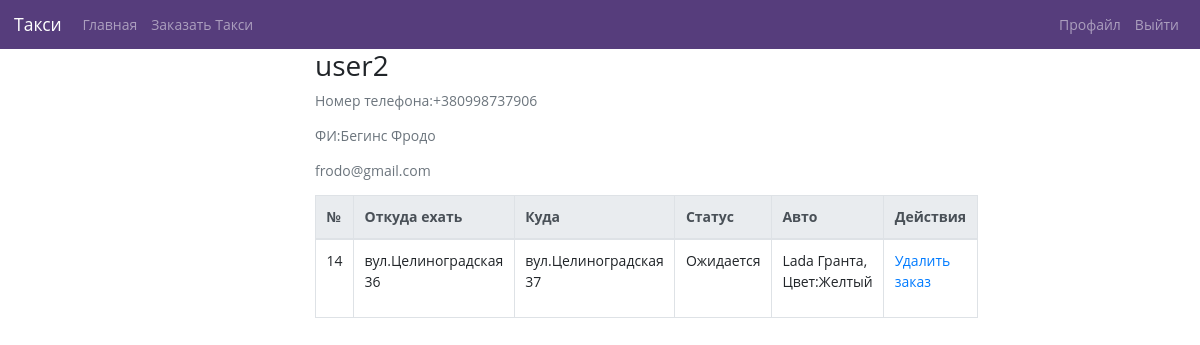
/accounts/profile/ (signed in), run on an earlier commit of the app's database.
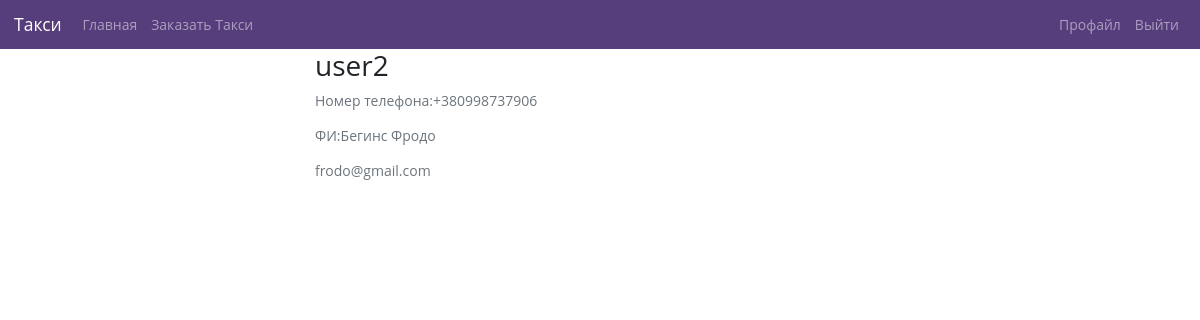
And on a later commit of the database.
### taxi/models.py (models this page shows, shortened)
class Order(models.Model):
	client = models.OneToOneField(Client,on_delete=models.CASCADE,null=True,blank=True)
	driver = models.OneToOneField(Driver,on_delete=models.CASCADE,null=True,blank=True)
	place_from = models.CharField(max_length=150)
	status = models.ForeignKey(Status,on_delete=models.CASCADE,null=True,blank=True,default=1)
	place_to = models.CharField(max_length=150)
	slug = models.SlugField(max_length=50,unique=True, blank=True)
	def get_delete_url(self):
		return reverse('order_delete_url', kwargs={'slug':self.slug})

class Status(models.Model):
	title = models.CharField(max_length=150,unique=True)
	def __str__(self):
		return self.title

class Driver(models.Model):
	user = models.OneToOneField(MyUser,on_delete=models.CASCADE)
	car = models.OneToOneField(Car,on_delete=models.CASCADE)
	slug = models.SlugField(max_length=50,unique=True, blank=True)

class Car(models.Model):
	mark = models.CharField(max_length=150)
	state = models.ForeignKey(State,on_delete=models.CASCADE)
	colour = models.ForeignKey(Colour,on_delete=models.CASCADE)
	def __str__(self):
		return self.mark

class Colour(models.Model):
	title = models.CharField(max_length=150)
	def __str__(self):
		return self.title

### taxi/views.py (the view)
# urls.py: path('accounts/profile/', profile, name='profile'),
def profile(request):
    order = ''
    if hasattr(request.user.myuser,'client'):
        order = Order.objects.filter(client=request.user.myuser.client)
    if hasattr(request.user.myuser,'driver'):
        order = Order.objects.filter(driver=request.user.myuser.driver)
    return render(request, 'taxi/profile.html',context={
        'order':order,
        })

### taxi/templates/taxi/profile.html (shortened to what this page needs)
{% extends "taxi/base_blog.html" %}
{% load crispy_forms_tags %}
{% block content %}
    <div class="content-section">
      <div class="media">
        <div class="media-body">
          <h2 class="account-heading">{{ user.username }}</h2>
          <p class="text-secondary">Номер телефона:{{ user.myuser.phonenumber }}</p>
          <p class="text-secondary">ФИ:{{ user.last_name }} {{ user.first_name }} </p>
          <p class="text-secondary">{{ user.email }}</p>
          {% if request.user.myuser.client %}
            {% for i in order %}
                <table class="table table-bordered tablesorter">
        <thead class="thead-light">
        <tr>
            <th scope="col">№</th>
            <th scope="col">Откуда ехать</th>
            <th scope="col">Куда</th>
            <th scope="col">Статус</th>
            <th scope="col">Авто</th>
            <th scope="col">Действия</th>
        </tr>
        </thead>
        <tbody>
        {% for i in order %}
        <tr class="search">
            <td scope="col">{{ i.id }}</td>
            <td scope="col">{{ i.place_from }}</td>
            <td scope="col">{{i.place_to}}</td>
            <td scope="col">{{i.status}}</td>
            <td scope='col'>{% if i.driver %}
                 <p>{{ i.driver.car }}, Цвет:{{ i.driver.car.colour }}
                  {% else %}
                  -
              {% endif %}
            </td>
            <td scope="col"><a href="{{ i.get_delete_url }}">Удалить заказ</a></td>
        </tr>
        {% endfor %}
        </tbody>
    </table>
            {% endfor %}
          {% endif %}
        </div>
      </div>
    </div>
{% endblock content %}

What changed in the data, as far as the page shows it:
removed Order: id "14", place_from "вул.Целиноградская 36", place_to "вул.Целиноградская 37", status "Ожидается", driver.car "Lada Гранта", driver.car.colour "Желтый"
